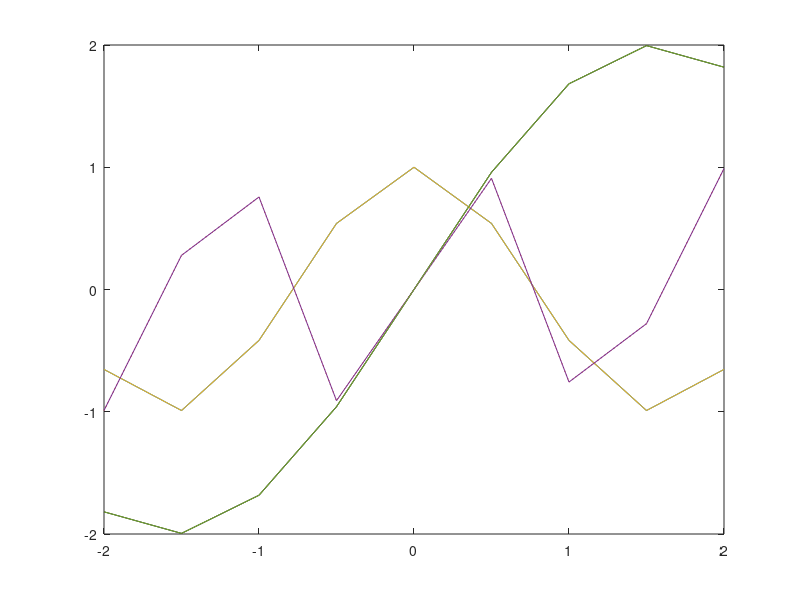
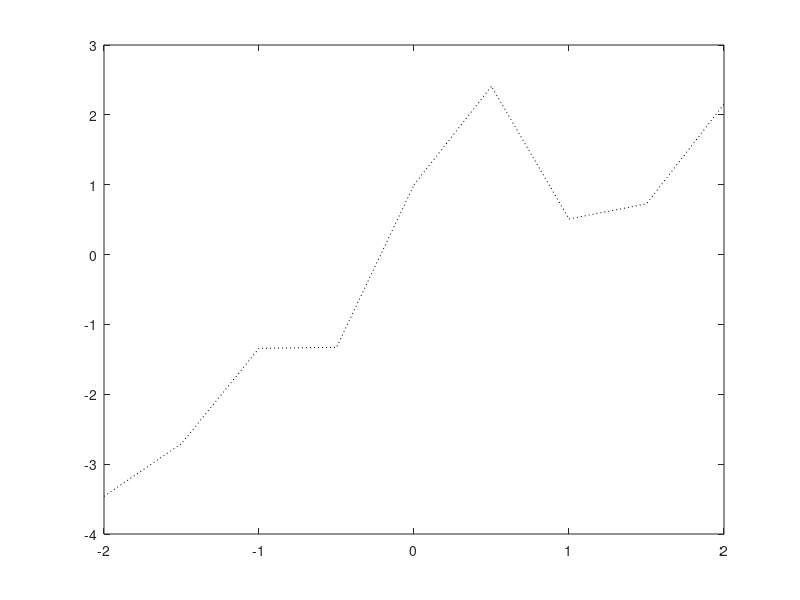

Source code (MATLAB) for these figures, in order:

#x = linspace(0, 2*pi);  # Setup vector of x values;
x = -2:0.5:2;
a = cos(2*x);
b = sin(4*x);
c = 2*sin(x);

figure;
plot(x, a, "-");
hold on;
plot(x, b, ":");
plot(x, c, 'k');
plot(x, a, x, b, x, c);
figure;
hold off;
plot(x, a+b+c, ':k');